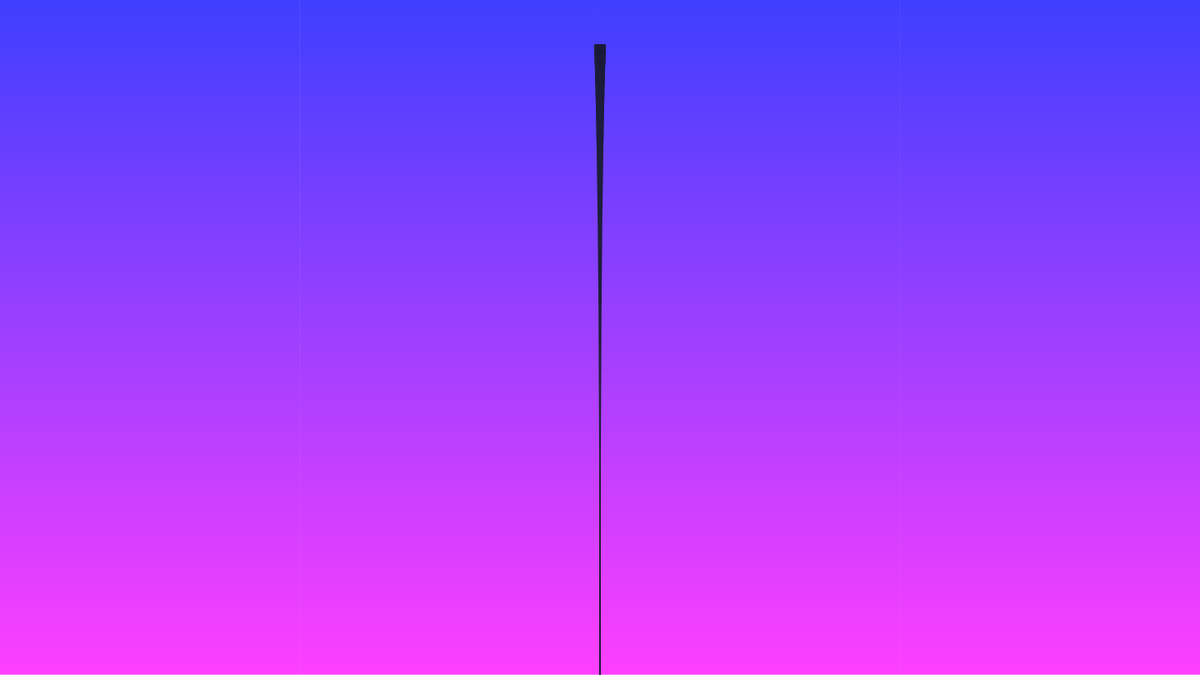
Frame 1 (no input)
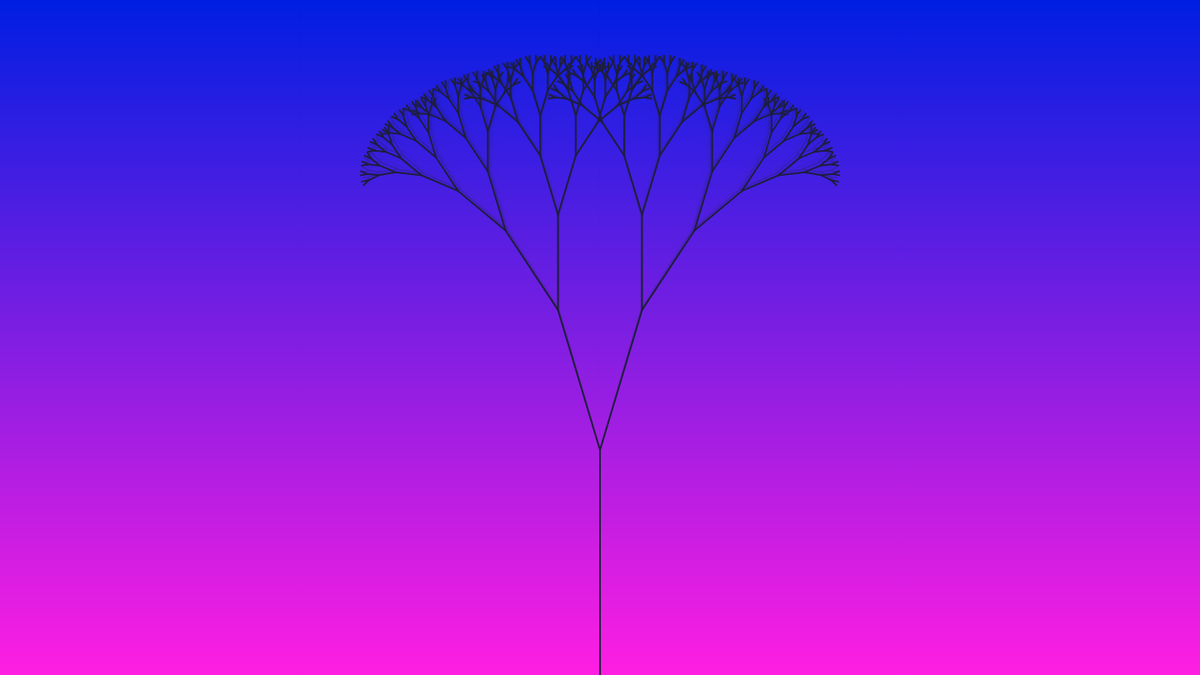
Frame 60 (no input)
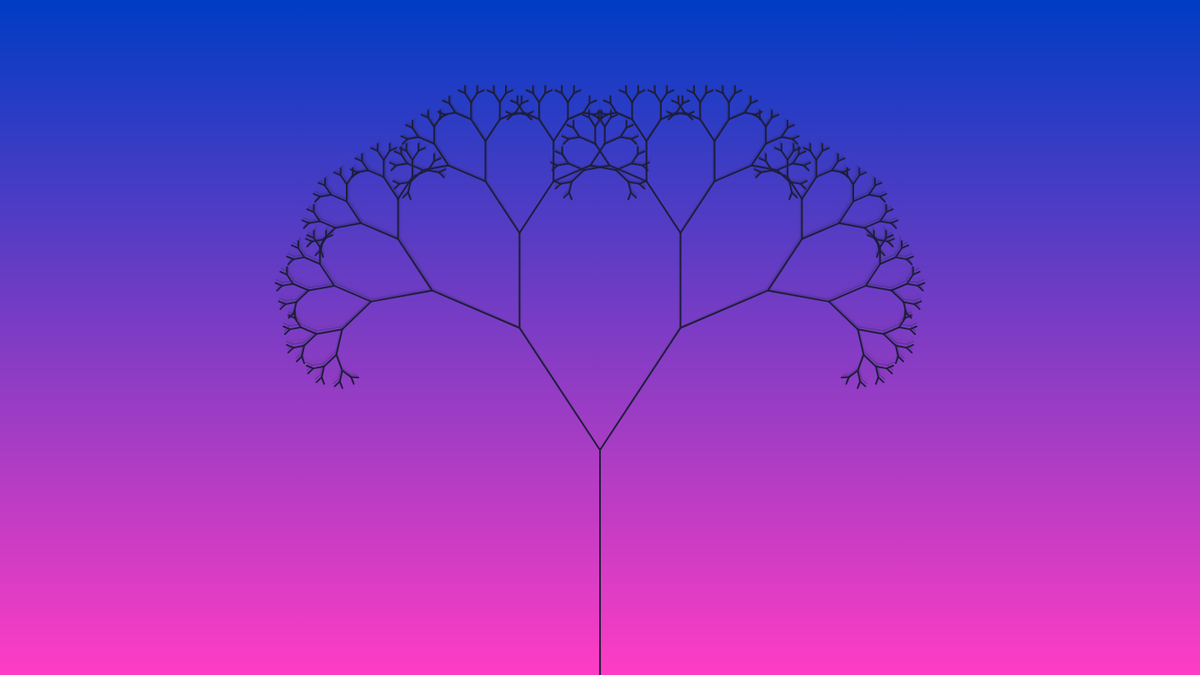
Frame 120 (the mouse pressed at the canvas centre since frame 60)

The p5.js sketch that drew these frames (run headless with seeded random() and noise() and a simulated clock; from frame 60 on, the mouse is pressed at the canvas centre):

// p5.js sketch
// ── sketch.js
let count = 20;
let len = 270;
let red = 0.65;
let angle = 45;
let thresh = 8;

var frames;
var fTH = 1292; // frame threshold
var m;

function setup() {
  createCanvas(1440, 810);
}

function draw() {
  if (frameCount % fTH < (fTH / 2)) {
    frames = frameCount % fTH;
  } else {
    frames = (fTH / 2) - (frameCount % fTH - (fTH / 2));
  }


  strokeWeight(1);
  for (let i = 0; i < height; i++) {
    m = map(i, 0, height, 0, 255);
    stroke(m, frames / 2, 255 - frames / 2);
    line(0, i, width, i);
  }


  strokeWeight(2);
  stroke(30, 30, 60);
  translate(width / 2, height);
  angle = map(frames, 0, width, 0, 7);
  // thresh = map(frames, 0, 1292, 3, 8);
  // thresh = 2;
  branch(len);
}

function branch(len) {
  line(0, 0, 0, -len);
  translate(0, -len);
  len *= red;
  count--;
  if (len > thresh) {
    push();
    rotate(angle);
    //line(0, 0, 0, -len);
    branch(len)
    pop();
    push();
    rotate(-angle);
    //line(0, 0, 0, -len);
    branch(len);
    pop();
  }
}
